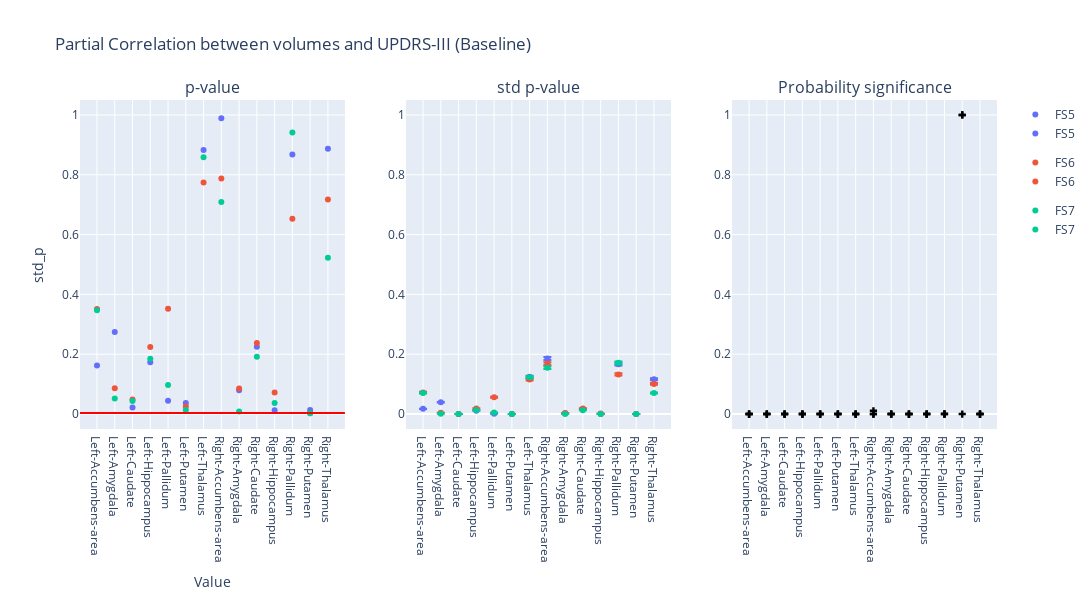

Notebook code for this chart:
### Code cell
plot_dumbbell(
    df_baseline, "Partial Correlation between volumes and UPDRS-III (Baseline)", alpha=alpha_bon
)

### Figure 1 — Plotly figure (JSON) as saved in the notebook; plotly's stock layout.template omitted (floating-point values rounded to 4 significant figures)
{"data": [{"hovertemplate": "version=FS5<br>region=%{x}<br>p_value=%{y}<extra></extra>", "legendgroup": "FS5", "marker": {"color": "#636efa", "symbol": "circle"}, "mode": "markers", "name": "FS5", "orientation": "v", "showlegend": true, "type": "scatter", "x": ["Left-Accumbens-area", "Left-Amygdala", "Left-Caudate", "Left-Hippocampus", "Left-Pallidum", "Left-Putamen", "Left-Thalamus", "Right-Accumbens-area", "Right-Amygdala", "Right-Caudate", "Right-Hippocampus", "Right-Pallidum", "Right-Putamen", "Right-Thalamus"], "xaxis": "x", "y": [0.1621, 0.2747, 0.02229, 0.1733, 0.04443, 0.03714, 0.8829, 0.9891, 0.07936, 0.225, 0.01307, 0.8678, 0.01371, 0.8869], "yaxis": "y"}, {"hovertemplate": "version=FS6<br>region=%{x}<br>p_value=%{y}<extra></extra>", "legendgroup": "FS6", "marker": {"color": "#EF553B", "symbol": "circle"}, "mode": "markers", "name": "FS6", "orientation": "v", "showlegend": true, "type": "scatter", "x": ["Left-Accumbens-area", "Left-Amygdala", "Left-Caudate", "Left-Hippocampus", "Left-Pallidum", "Left-Putamen", "Left-Thalamus", "Right-Accumbens-area", "Right-Amygdala", "Right-Caudate", "Right-Hippocampus", "Right-Pallidum", "Right-Putamen", "Right-Thalamus"], "xaxis": "x", "y": [0.3515, 0.08614, 0.04893, 0.2246, 0.352, 0.02514, 0.7741, 0.7877, 0.08579, 0.2373, 0.07243, 0.653, 0.002643, 0.7171], "yaxis": "y"}, {"hovertemplate": "version=FS7<br>region=%{x}<br>p_value=%{y}<extra></extra>", "legendgroup": "FS7", "marker": {"color": "#00cc96", "symbol": "circle"}, "mode": "markers", "name": "FS7", "orientation": "v", "showlegend": true, "type": "scatter", "x": ["Left-Accumbens-area", "Left-Amygdala", "Left-Caudate", "Left-Hippocampus", "Left-Pallidum", "Left-Putamen", "Left-Thalamus", "Right-Accumbens-area", "Right-Amygdala", "Right-Caudate", "Right-Hippocampus", "Right-Pallidum", "Right-Putamen", "Right-Thalamus"], "xaxis": "x", "y": [0.3466, 0.05157, 0.04364, 0.1849, 0.09693, 0.01386, 0.8584, 0.7092, 0.008214, 0.1919, 0.03679, 0.9415, 0.003071, 0.5222], "yaxis": "y"}, {"error_y": {"array": [0.0004779, 0.001074, 2.205e-06, 0.0003057, 2.416e-05, 1.106e-05, 0.0034, 0.005059, 7.814e-05, 0.0004601, 9.038e-07, 0.004542, 1.31e-06, 0.003171], "arrayminus": [0.0004915, 0.001104, 2.268e-06, 0.0003144, 2.485e-05, 1.138e-05, 0.003496, 0.005203, 8.037e-05, 0.0004732, 9.296e-07, 0.004671, 1.347e-06, 0.003262]}, "hovertemplate": "version=FS5<br>region=%{x}<br>std_p=%{y}<extra></extra>", "legendgroup": "FS5", "marker": {"color": "#636efa", "symbol": "circle"}, "mode": "markers", "name": "FS5", "orientation": "v", "showlegend": true, "type": "scatter", "x": ["Left-Accumbens-area", "Left-Amygdala", "Left-Caudate", "Left-Hippocampus", "Left-Pallidum", "Left-Putamen", "Left-Thalamus", "Right-Accumbens-area", "Right-Amygdala", "Right-Caudate", "Right-Hippocampus", "Right-Pallidum", "Right-Putamen", "Right-Thalamus"], "xaxis": "x2", "y": [0.01754, 0.03942, 8.095e-05, 0.01122, 0.0008868, 0.0004061, 0.1248, 0.1857, 0.002868, 0.01689, 3.318e-05, 0.1667, 4.808e-05, 0.1164], "yaxis": "y2"}, {"error_y": {"array": [0.001966, 0.0001108, 1.273e-05, 0.000515, 0.001533, 4.538e-06, 0.003139, 0.004587, 9.098e-05, 0.0005102, 3.962e-05, 0.003613, 2.765e-08, 0.002744], "arrayminus": [0.002022, 0.0001139, 1.309e-05, 0.0005296, 0.001576, 4.667e-06, 0.003229, 0.004718, 9.357e-05, 0.0005247, 4.075e-05, 0.003716, 2.844e-08, 0.002823]}, "hovertemplate": "version=FS6<br>region=%{x}<br>std_p=%{y}<extra></extra>", "legendgroup": "FS6", "marker": {"color": "#EF553B", "symbol": "circle"}, "mode": "markers", "name": "FS6", "orientation": "v", "showlegend": true, "type": "scatter", "x": ["Left-Accumbens-area", "Left-Amygdala", "Left-Caudate", "Left-Hippocampus", "Left-Pallidum", "Left-Putamen", "Left-Thalamus", "Right-Accumbens-area", "Right-Amygdala", "Right-Caudate", "Right-Hippocampus", "Right-Pallidum", "Right-Putamen", "Right-Thalamus"], "xaxis": "x2", "y": [0.07217, 0.004066, 0.0004672, 0.0189, 0.05626, 0.0001666, 0.1152, 0.1684, 0.00334, 0.01873, 0.001454, 0.1326, 1.015e-06, 0.1007], "yaxis": "y2"}, {"error_y": {"array": [0.001914, 3.606e-05, 1.008e-05, 0.0003571, 0.0001343, 1.211e-06, 0.003353, 0.00422, 4.98e-07, 0.0003442, 8.992e-06, 0.004669, 4.742e-08, 0.001919], "arrayminus": [0.001968, 3.709e-05, 1.036e-05, 0.0003673, 0.0001382, 1.246e-06, 0.003449, 0.00434, 5.121e-07, 0.000354, 9.248e-06, 0.004802, 4.877e-08, 0.001973]}, "hovertemplate": "version=FS7<br>region=%{x}<br>std_p=%{y}<extra></extra>", "legendgroup": "FS7", "marker": {"color": "#00cc96", "symbol": "circle"}, "mode": "markers", "name": "FS7", "orientation": "v", "showlegend": true, "type": "scatter", "x": ["Left-Accumbens-area", "Left-Amygdala", "Left-Caudate", "Left-Hippocampus", "Left-Pallidum", "Left-Putamen", "Left-Thalamus", "Right-Accumbens-area", "Right-Amygdala", "Right-Caudate", "Right-Hippocampus", "Right-Pallidum", "Right-Putamen", "Right-Thalamus"], "xaxis": "x2", "y": [0.07025, 0.001324, 0.0003699, 0.01311, 0.004931, 4.446e-05, 0.1231, 0.1549, 1.828e-05, 0.01264, 0.0003301, 0.1714, 1.741e-06, 0.07043], "yaxis": "y2"}, {"marker": {"color": "black", "symbol": "cross"}, "mode": "markers", "name": "Flip probability", "showlegend": false, "type": "scatter", "x": ["Left-Accumbens-area", "Left-Accumbens-area", "Left-Accumbens-area", "Left-Amygdala", "Left-Amygdala", "Left-Amygdala", "Left-Caudate", "Left-Caudate", "Left-Caudate", "Left-Hippocampus", "Left-Hippocampus", "Left-Hippocampus", "Left-Pallidum", "Left-Pallidum", "Left-Pallidum", "Left-Putamen", "Left-Putamen", "Left-Putamen", "Left-Thalamus", "Left-Thalamus", "Left-Thalamus", "Right-Accumbens-area", "Right-Accumbens-area", "Right-Accumbens-area", "Right-Amygdala", "Right-Amygdala", "Right-Amygdala", "Right-Caudate", "Right-Caudate", "Right-Caudate", "Right-Hippocampus", "Right-Hippocampus", "Right-Hippocampus", "Right-Pallidum", "Right-Pallidum", "Right-Pallidum", "Right-Putamen", "Right-Putamen", "Right-Putamen", "Right-Thalamus", "Right-Thalamus", "Right-Thalamus"], "xaxis": "x3", "y": [1.205e-92, 1.366e-26, 2.326e-27, 3.681e-55, 0.0, 0.0, 0.0, 0.0, 0.0, 3.622e-258, 1.517e-157, 1.203e-217, 0.0, 3.484e-43, 0.0, 0.0, 0.0, 0.0, 2.707e-13, 3.55e-22, 1.747e-15, 0.01093, 3.92e-10, 5.68e-13, 0.0, 0.0, 0.0, 1.02e-197, 2.597e-179, 3.237e-253, 0.0, 0.0, 0.0, 5.673e-08, 1.8e-17, 0.0005903, 0.0, 1.0, 1.0, 6.09e-15, 2.172e-30, 3.279e-50], "yaxis": "y3"}], "layout": {"annotations": [{"font": {"size": 16}, "showarrow": false, "text": "p-value", "x": 0.1444, "xanchor": "center", "xref": "paper", "y": 1, "yanchor": "bottom", "yref": "paper"}, {"font": {"size": 16}, "showarrow": false, "text": "std p-value", "x": 0.5, "xanchor": "center", "xref": "paper", "y": 1, "yanchor": "bottom", "yref": "paper"}, {"font": {"size": 16}, "showarrow": false, "text": "Probability significance", "x": 0.8556, "xanchor": "center", "xref": "paper", "y": 1, "yanchor": "bottom", "yref": "paper"}], "height": 600, "hovermode": "closest", "shapes": [{"line": {"color": "red", "width": 2}, "type": "line", "x0": 0, "x1": 1, "xref": "x domain", "y0": 0.003571, "y1": 0.003571, "yref": "y"}], "title": {"text": "Partial Correlation between volumes and UPDRS-III (Baseline)"}, "width": 1400, "xaxis": {"anchor": "y", "domain": [0, 0.2889], "title": {"text": "Value"}}, "xaxis2": {"anchor": "y2", "domain": [0.3556, 0.6444]}, "xaxis3": {"anchor": "y3", "domain": [0.7111, 1]}, "yaxis": {"anchor": "x", "domain": [0, 1], "range": [-0.05, 1.05], "title": {"text": "std_p"}}, "yaxis2": {"anchor": "x2", "domain": [0, 1], "range": [-0.05, 1.05]}, "yaxis3": {"anchor": "x3", "domain": [0, 1], "range": [-0.05, 1.05]}}}
